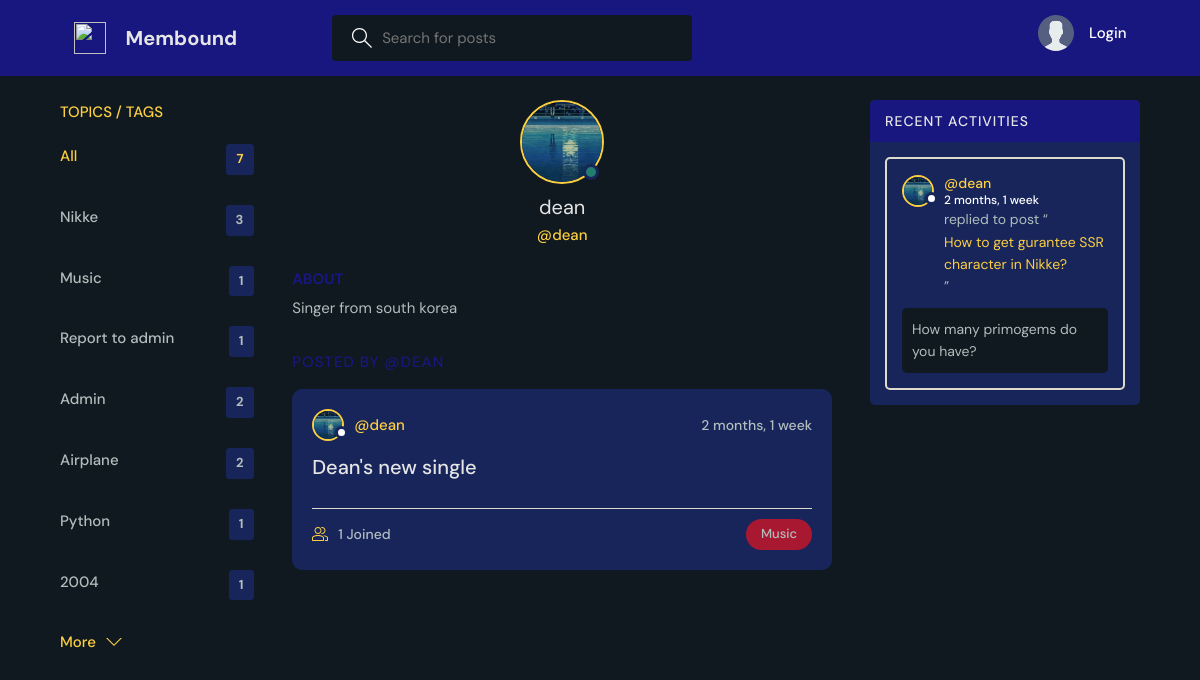
The app's page /profile/2/ with its own data.
### base/models.py (models this page shows, shortened)
class Topic(models.Model):
    name = models.CharField(max_length=200)

class User(AbstractUser):
    name = models.CharField(max_length=200, null=True)
    email = models.EmailField(unique = True, null=True)
    bio = models.TextField(null=True)
    avatar = models.ImageField(null = True, default="avatar.svg") # Install Pillow for image processing
    USERNAME_FIELD = 'email'
    REQUIRED_FIELDS = []

class Room(models.Model):
    host  = models.ForeignKey(User, on_delete=models.SET_NULL, null=True)
    topic = models.ForeignKey(Topic, on_delete=models.SET_NULL, null=True)
    name  = models.CharField(max_length=200)
    image = models.ImageField(blank=True, null=True)
    description = models.TextField(null = True, blank = True)
    participants = models.ManyToManyField(User, related_name='participants', blank=True) #blank = True submit a form without having to check something
    updated = models.DateTimeField(auto_now = True)
    created = models.DateTimeField(auto_now_add = True)
    class Meta:
        ordering = ['-updated', '-created'] #add dash(-) to be in an descending order the latest feed without dash will be in ascending .
    def __str__(self):
        return self.name

class Message(models.Model):
    user = models.ForeignKey(User, on_delete=models.CASCADE)
    room = models.ForeignKey(Room, on_delete=models.CASCADE)
    body = models.TextField()
    updated = models.DateTimeField(auto_now = True)
    created = models.DateTimeField(auto_now_add = True)
    class Meta:
        ordering = ['-updated', '-created']

### base/views.py (the view)
# urls.py: path('profile/<str:pk>/', views.userProfile, name="user-profile"),
def userProfile(request, pk):
    user= User.objects.get(id=pk)
    rooms = user.room_set.all()
    room_messages = user.message_set.all()
    topics = Topic.objects.all()
    context ={
        'user'   : user,
        'rooms'  : rooms,
        'room_messages' : room_messages,
        'topics' : topics,
        }
    return render(request, 'base/profile.html', context)

### base/templates/base/profile.html (shortened to what this page needs)
{% extends 'main.html' %}
{% block content %}
  <main class="profile-page layout layout--3">
    <div class="container">
      {% include 'base/topics_component.html' %}
      <div class="roomList">
        <div class="profile">
          <div class="profile__avatar">
            <div class="avatar avatar--large active">
              <img src="{{user.avatar.url}}" />
            </div>
          </div>
          <div class="profile__info">
            <h3>{{user.username}}</h3>
            <p>@{{user.username}}</p>
          </div>
          <div class="profile__about">
            <h3>About</h3>
            <p>
              {{user.bio}}
            </p>
          </div>
        </div>
        <div class="roomList__header">
          <div>
            <h2>POSTED by @{{user.username}}</a>
            </h2>
          </div>
        </div>
        {% include 'base/feed_component.html' %}
      </div>
      {% include 'base/activity_component.html' %}
    </div>
  </main>
{% endblock content %}

### templates/main.html (shortened to what this page needs)
<!DOCTYPE html>
{% load static %}
<html lang="en">
  <head>
    <link rel="stylesheet" href="{% static 'styles/style.css' %}" />
  </head>
  <body>
    {% include 'navbar.html' %}
    {% block content %}
    {% endblock %}
  </body>
</html>

### templates/navbar.html (shortened to what this page needs)
{% load static %}
<header class="header header--loggedIn">
    <div class="container">
        <a href="{% url 'home' %}" class="header__logo">
            <img src="{% static 'images/logo.svg' %}" />
            <h1>Membound</h1>
        </a>
        <form class="header__search" method="GET" action="{% url 'home' %}">
            <label>
                <input name="q" placeholder="Search for posts" />
            </label>
        </form>
        <nav class="header__menu">
            {% if request.user.is_authenticated %}
            <div class="header__user">
                <a href="{% url 'user-profile' user.id %}">
                    <div class="avatar avatar--medium active">
                        <img src="{{request.user.avatar.url}}" />
                    </div>
                    <p>{{request.user.username}} <span>@{{request.user.username}}</span></p>
                </a>
                <button class="dropdown-button">
                    <svg version="1.1" xmlns="http://www.w3.org/2000/svg" width="32" height="32" viewBox="0 0 32 32">
                        <title>chevron-down</title>
                        <path d="M16 21l-13-13h-3l16 16 16-16h-3l-13 13z"></path>
                    </svg>
                </button>
            </div>
            {% else %}
            <a href="{% url 'login' %}">
                <img src="{% static 'images/avatar.svg' %}" />
                <p>Login</p>
            </a>
            {% endif %}
        </nav>
    </div>
</header>

### base/templates/base/topics_component.html
<div class="topics">
    <div class="topics__header">
      <h2>Topics / Tags</h2>
    </div>
    <ul class="topics__list">
      <li>
        <a href="{% url 'home' %}" class="active">All <span>{{topics.count}}</span></a>
      </li>
      {% for topic in topics%}
      <li>
        <a href="{% url 'home' %}?q={{topic.name}}">{{topic.name}}<span>{{topic.room_set.all.count}}</span></a>
      </li>
      {% endfor %}
    </ul>
    <a class="btn btn--link" href="{% url 'topics' %}">
      More
      <svg version="1.1" xmlns="http://www.w3.org/2000/svg" width="32" height="32" viewBox="0 0 32 32">
        <title>chevron-down</title>
        <path d="M16 21l-13-13h-3l16 16 16-16h-3l-13 13z"></path>
      </svg>
    </a>
  </div>

### base/templates/base/feed_component.html (shortened to what this page needs)
{% for room in rooms %}
<div class="roomListRoom">
    <div class="roomListRoom__header">
      <a href="{% url 'user-profile' room.host.id %}" class="roomListRoom__author">
        <div class="avatar avatar--small">
          <img src="{{room.host.avatar.url}}" />
        </div>
        <span>@{{room.host.username}}</span>
      </a>
      <div class="roomListRoom__actions">
        <span>{{room.created|timesince}}</span>
      </div>
    </div>
    <div class="roomListRoom__content">
      <a href="{% url 'room' room.id %}">{{room.name}}</a>
    </div>
    <div class="roomListRoom__meta">
      <a href="{% url 'room' room.id %}" class="roomListRoom__joined">
        {{room.participants.all.count}} Joined
      </a>
      <p class="roomListRoom__topic">{{room.topic.name}}</p>
    </div>
</div>
{% endfor %}

### base/templates/base/activity_component.html (shortened to what this page needs)
<div class="activities">
    <div class="activities__header">
      <h2>Recent Activities</h2>
    </div>
    {% for message in room_messages %}
    <div class="activities__box">
      <div class="activities__boxHeader roomListRoom__header">
        <a href="{% url 'user-profile' message.user.id %}" class="roomListRoom__author">
          <div class="avatar avatar--small">
            <img src="{{message.user.avatar.url}}" />
          </div>
          <p>
            @{{message.user.username}}
            <span>{{message.created|timesince}}</span>
          </p>
        </a>
      </div>
      <div class="activities__boxContent">
        <p>replied to post “<a href="{% url 'room' message.room.id %}">{{message.room}}</a>”</p>
        <div class="activities__boxRoomContent">
            {{message.body}}
        </div>
      </div>
    </div>
    {% endfor %}
  </div>

### records on screen
Topic: name "Nikke", room_set.all.count "3"
Topic: name "Music", room_set.all.count "1"
Topic: name "Report to admin", room_set.all.count "1"
Topic: name "Admin", room_set.all.count "2"
Topic: name "Airplane", room_set.all.count "2"
Topic: name "Python", room_set.all.count "1"
Topic: name "2004", room_set.all.count "1"
User: avatar (picture), username "dean", bio "Singer from south korea"
Room: host.avatar (picture), host.username "dean", created "2 months, 1 week", name "Dean's new single", participants.all.count "1", topic.name "Music"
Message: user.avatar (picture), user.username "dean", created "2 months, 1 week", room "How to get gurantee SSR character in Nikke?", body "How many primogems do you have?"

### other values on screen
{{ topics.count }} "7"
